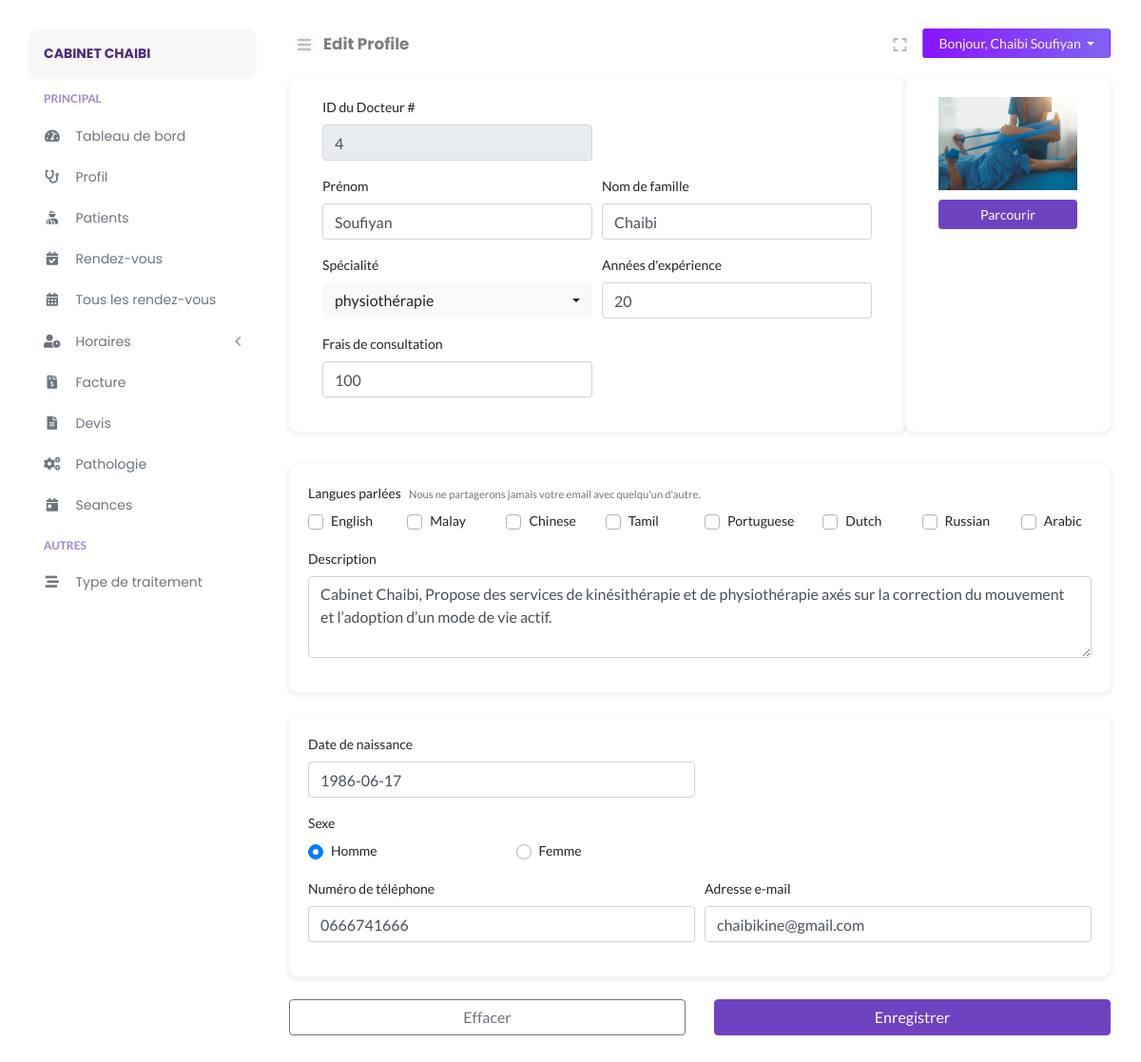
Page /doctor/doctor-edit.php (signed in) on the committed database.
### tables this page shows
CREATE TABLE `doctors` (
  `doctor_id` int NOT NULL,
  `doctor_avatar` varchar(255) NOT NULL,
  `doctor_firstname` varchar(255) NOT NULL,
  `doctor_lastname` varchar(255) NOT NULL,
  `doctor_speciality` varchar(255) NOT NULL,
  `doctor_experience` varchar(10) NOT NULL,
  `doctor_desc` text NOT NULL,
  `doctor_password` varchar(255) NOT NULL,
  `doctor_token` varchar(255) DEFAULT NULL,
  `doctor_spoke` varchar(255) NOT NULL,
  `doctor_gender` varchar(10) NOT NULL,
  `doctor_dob` date NOT NULL,
  `doctor_email` varchar(255) NOT NULL,
  `doctor_contact` varchar(15) NOT NULL,
  `consult_fee` int NOT NULL,
  `date_created` datetime NOT NULL,
  `clinic_id` int NOT NULL
);

### doctor/includes/path.inc.php (called while the page is built, shortened)
<?php
$PATH = "doclab/doctor";
switch ($_SERVER["SCRIPT_NAME"]) {
    case '/'.$PATH.'/doctor-edit.php':
        $CURRENT_PAGE = "Edit Profile";
        break;
}
?>

### doctor/includes/session.inc.php (called while the page is built, shortened)
<?php
$sess_email = $_SESSION["DoctorRoleEmail"];
$stmt = $conn->prepare("SELECT * FROM doctors WHERE doctor_email = ?");
$stmt->bind_param("s", $sess_email);
$stmt->execute();
$doctor_result = $stmt->get_result();
$doctor_row = $doctor_result->fetch_assoc();

### helper/select_helper.php (called while the page is built, shortened)
<?php
$select_lang = array("English", "Malay", "Chinese", "Tamil", "Portuguese", "Dutch", "Russian", "Arabic");

### doctor/doctor-edit.php (the view, shortened to what this page needs)
<?php
include('../config/autoload.php');
include('./includes/path.inc.php');
include('./includes/session.inc.php');
$classFName = $classLName = $classSpec = $classYears = $classFee = $classSpoke = $classGender = $classEmail = $errContact = "";
?>
<!DOCTYPE html>
<html lang="fr">
<head>
</head>
<body>
	<div class="page-content" id="content">
		<?php include HEADER; ?>
		<div class="row">
			<div class="col-12">
				<form name="regform" method="POST" action="<?php echo htmlspecialchars($_SERVER["PHP_SELF"]); ?>" enctype="multipart/form-data">
					<div class="d-flex">
						<div class="card col-md-9">
							<div class="card-body">
								<div class="form-row">
									<div class="form-group col-md-6">
										<label for="inputPatientID">ID du Docteur #</label>
										<input type="text" name="inputPatientID" class="form-control" id="inputPatientID" disabled value="<?php echo $doctor_row["doctor_id"]; ?>">
									</div>
								</div>
								<div class="form-row">
									<div class="form-group col-md-6">
										<label for="inputFirstName">Prénom</label>
										<input type="text" name="inputFirstName" class="form-control <?= $classFName ?>" id="inputFirstName" placeholder="Entrez le prénom" value="<?php echo $doctor_row["doctor_firstname"]; ?>">
									</div>
									<div class="form-group col-md-6">
										<label for="inputLastName">Nom de famille</label>
										<input type="text" name="inputLastName" class="form-control <?= $classLName ?>" id="inputLastName" placeholder="Entrez le nom de famille" value="<?php echo $doctor_row["doctor_lastname"]; ?>">
									</div>
								</div>
								<div class="form-row">
									<div class="form-group col-md-6">
										<label for="inputSpeciality">Spécialité</label>
									</div>
									<div class="form-group col-md-6">
										<label for="inputYrsExp">Années d'expérience</label>
										<input type="number" name="inputYrsExp" class="form-control <?= $classYears ?>" id="inputYrsExp" placeholder="Entrez les années d'expérience" value="<?php echo $doctor_row["doctor_experience"]; ?>">
									</div>
									<div class="form-group col-md-6">
                                        <label for="inputFee">Frais de consultation</label>
                                        <input type="text" name="inputFee" class="form-control <?= $classFee ?>" id="inputFee" placeholder="Entrez les frais de consultation" value="<?= $doctor_row["consult_fee"]; ?>">
                                    </div>
								</div>
							</div>
						</div>
						<div class="card col-md-3">
							<div class="card-body">
								<div class="imageupload">
									<?php
									if (!empty($doctor_row["doctor_avatar"])) {
										echo '<img src="../uploads/' . $doctor_row["clinic_id"] . '/doctor' . '/' . $doctor_row["doctor_avatar"] . '" id="output" class="img-fluid thumbnail" alt="Avatar Docteur" title="Avatar Docteur">';
									} else {
										echo '<img src="../assets/img/empty/empty-avatar.jpg" id="output" class="img-fluid thumbnail" alt="Avatar Docteur" title="Avatar Docteur">';
									}
									?>
									<div class="file-tab">
										<label class="btn btn-sm btn-primary btn-block btn-file">
											<span>Parcourir</span>
										</label>
									</div>
								</div>
							</div>
						</div>
					</div>
					<div class="card">
						<div class="card-body">
							<div class="form-group">
								<label for="inputLanguages">Langues parlées</label><small class="text-muted m-2">Nous ne partagerons jamais votre email avec quelqu'un d'autre.</small>
								<div class="row">
									<?php $i = 1;
									foreach ($select_lang as $lang_value) {
										?>
										<div class="col">
											<div class="custom-control custom-checkbox">
												<label class="custom-control-label" for="customCheck<?= $i ?>"><?= $lang_value ?></label>
											</div>
										</div>
									<?php
										$i++;
									} ?>
								</div>
							</div>
							<div class="form-group">
								<label for="inputDesc">Description</label>
								<textarea class="form-control" id="inputDesc" name="inputDesc" rows="3"><?php echo $doctor_row["doctor_desc"]; ?></textarea>
							</div>
						</div>
					</div>
					<div class="card">
						<div class="card-body">
							<div class="form-row">
								<div class="form-group col-md-6">
									<label for="inputDOB">Date de naissance</label>
									<input type="text" name="inputDOB" class="form-control" id="datepicker" placeholder="Entrez la date de naissance" value="<?php echo $doctor_row["doctor_dob"]; ?>">
								</div>
							</div>
							<div class="form-row">
								<div class="form-group col-md-6">
									<label for="inputGender">Sexe</label>
									<div class="row">
										<div class="col">
											<div class="custom-control custom-radio custom-control-inline">
												<label class="custom-control-label" for="inputGenderMale">Homme</label>
											</div>
										</div>
										<div class="col">
											<div class="custom-control custom-radio custom-control-inline">
												<label class="custom-control-label" for="inputGenderFemale">Femme</label>
											</div>
										</div>
									</div>
								</div>
							</div>
							<div class="form-row">
								<div class="form-group col-md-6">
									<label for="inputContactNumber">Numéro de téléphone</label>
									<input type="text" name="inputContactNumber" class="form-control <?= $classContact ?>" id="inputContactNumber" placeholder="Entrez le numéro de téléphone" value="<?php echo $doctor_row["doctor_contact"]; ?>">
								</div>
								<div class="form-group col-md-6">
									<label for="inputEmailAddress">Adresse e-mail</label>
									<input type="text" name="inputEmailAddress" class="form-control <?= $classEmail ?>" id="inputEmailAddress" placeholder="Entrez l'adresse e-mail" value="<?php echo $doctor_row["doctor_email"]; ?>">
								</div>
							</div>
						</div>
					</div>
					<div class="row">
						<div class="col-6"><button type="reset" class="btn btn-outline-secondary btn-block">Effacer</button></div>
						<div class="col-6"><button type="submit" class="btn btn-primary btn-block" name="savebtn">Enregistrer</button></div>
					</div>
				</form>
			</div>
		</div>
	</div>
</body>
</html>

### doctor/layouts/nav_header.php (shortened to what this page needs)
<nav class="navbar navbar-header mb-2">
    <ul class="nav mr-auto">
        <li class="nav-item">
            <button class="btn btn-sm btn-expand" id="sidebarCollapse"><i class="fa fa-bars"></i></button>
        </li>
        <li class="nav-item nav-title">
            <a href="<?php echo $_SERVER["REQUEST_URI"];?>"><?php echo $CURRENT_PAGE;?></a>
        </li>
    </ul>
    <ul class="nav ml-auto">
        <li class="nav-item mr-2">
            <button class="btn btn-sm btn-expand" id="full-view"><i class="fa fa-expand"></i></button>
        </li>
        <li class="nav-item">
            <div class="btn-group">
                <button type="button" class="btn btn-sm dropdown-toggle btn-profile px-3" data-toggle="dropdown" aria-haspopup="true"
                    aria-expanded="false">
                    Bonjour, <?php echo $doctor_row["doctor_lastname"].' '.$doctor_row["doctor_firstname"]; ?>
                </button>
            </div>
        </li>
    </ul>
</nav>

### assets/css/typography.css (style rules this page uses)
body { font-size: 14px; font-family: 'Lato', sans-serif; }
a, a:visited { text-decoration: none; transition: all 0.3s ease-in-out; -webkit-transition: all 0.3s ease-in-out; -moz-transition: all 0.3s ease-in-out; -o-transition: all 0.3s ease-in-out; outline: 0; font-family: 'Poppins', 'Helvetica', sans-serif; }
ul, ol { margin-bottom: 0px; margin-top: 0px; padding: 0; }
ul { margin: 0; list-style-type: none; }
button { cursor: pointer; outline: none!important; letter-spacing: 0; }

### assets/css/default.css (style rules this page uses)
.navbar-header { padding: 0 !important; }
.nav-title { padding-top: 4px; margin-left: 4px; }
.nav-title a { font-weight: bold; font-size: 1.05rem; color: rgba(0, 0, 0, .5); }
.btn-profile { background: linear-gradient(to right, #8914fe 0%, #8063f5 100%); color: #f5f5f5; }
button.btn-expand { font-size: 16px !important; color: #bdbcbc; vertical-align: middle; text-shadow: 0 0 8px rgba(0, 0, 0, 0.12); -webkit-transition: color 0.3s ease 0s; transition: color 0.3s ease 0s; }
button#full-view { display: inline-block; }
body { overflow-x: hidden; background: #fff; }
.page-content { width: calc(100% - 15rem); margin-left: 16rem; transition: all 0.4s; padding: 1.9rem 3rem; }
:root { --primary-color: #6F42C2; }
.btn-primary { color: #fff; background-color: #6F42C2 !important; border-color: #6F42C2 !important; }
.card { margin: 10px 0; border-radius: 10px !important; border: 0; margin-bottom: 1.5rem; box-shadow: 0 2px 2px 3px rgba(0, 0, 0, .04); transition: all .2s ease-in-out; }

### assets/css/clinic/login.css (style rules this page uses)
html { min-height:100%; position:relative; }

### doctor/doctor-edit.php (style rules this page uses)
.imageupload .btn-file { overflow: hidden; position: relative; }
.imageupload .thumbnail { margin-bottom: 10px; }

### rows in the picture
doctors: doctor_lastname "Chaibi", doctor_firstname "Soufiyan", inputPatientID "4", inputFirstName "Soufiyan", inputLastName "Chaibi", inputYrsExp "20", inputFee "100", doctor_avatar (picture), inputDesc "Cabinet Chaibi, Propose des services de kinésithérapie et de physiothérapie axés sur la correction du mouvement et l’adoption d’un mode de vie actif.", inputDOB "1986-06-17", inputContactNumber "0666741666", inputEmailAddress "chaibikine@gmail.com"

### other values in the picture
$BRAND_NAME "CABINET CHAIBI"
$CURRENT_PAGE "Edit Profile"
$lang_value "English"
$lang_value "Malay"
$lang_value "Chinese"
$lang_value "Tamil"
$lang_value "Portuguese"
$lang_value "Dutch"
$lang_value "Russian"
$lang_value "Arabic"
